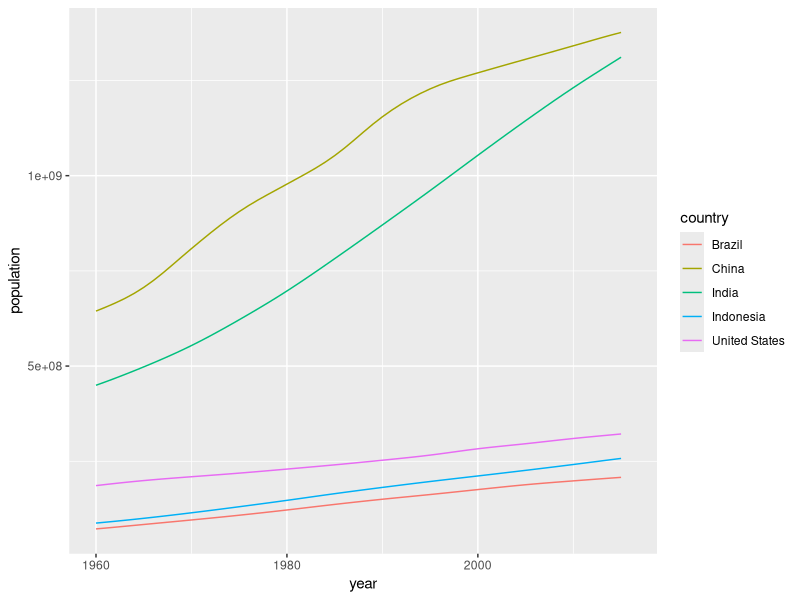
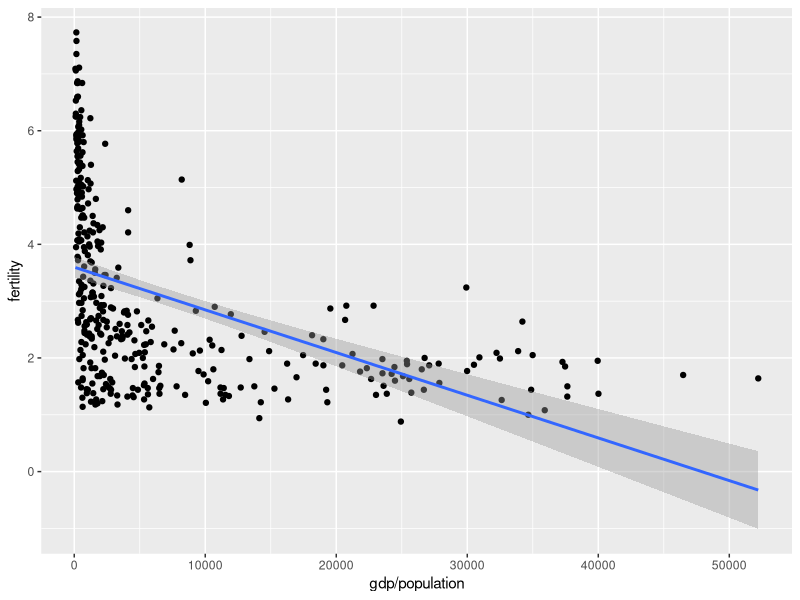
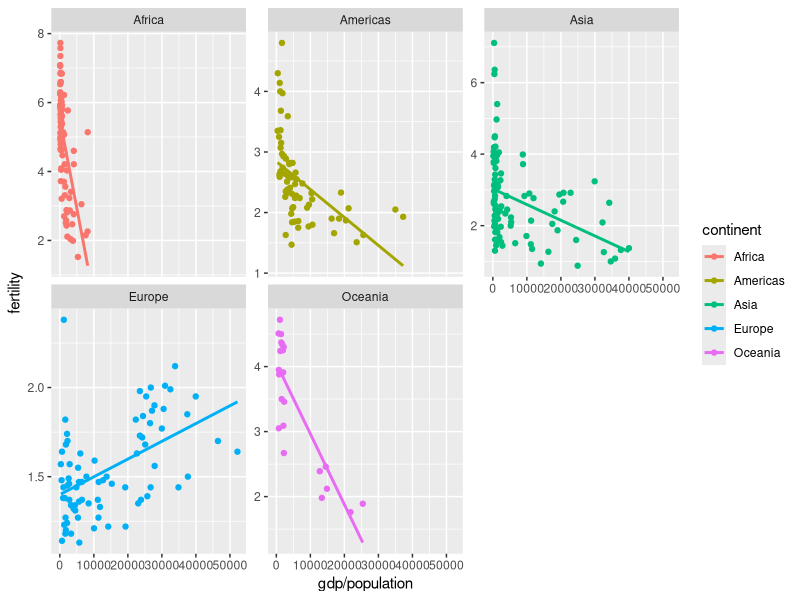
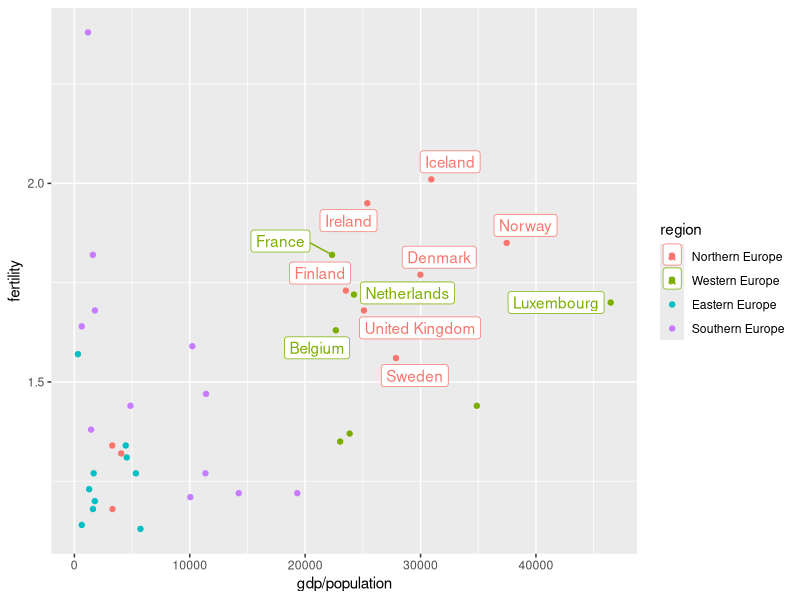

Source code (R) for these figures, in order:
install.packages("dslabs")
library(tidyverse)
library(dslabs) 
library(dplyr)

# After you have loaded the dslabs package, you can access the data stored in `gapminder`. Let's look at the top 5 lines 
gapminder %>% as_tibble() %>% 
  head(5)

gapminder %>% as_tibble() %>% 
  View()

gapminder %>% as_tibble() %>% 
  dim()
## Which five countries had the largest population size in 2015
top_5_pop_country <- gapminder %>% as_tibble() %>% 
  filter(year == 2015)%>%
  arrange(-population)%>%
  select(country)%>%
  head(5)%>% 
  pull()## why need pull()?
top_5_pop_country

## how has the population sizes in those countries changes since 1960?
gapminder %>% 
  filter(country %in% top_5_pop_country)%>%
  ggplot() +
  geom_line(mapping = aes(x = year, y = population, color = country))

## Question 2. Rank the following countries in infant mortality rate in 2015.
gapminder %>%
  filter(year==2015)%>%
  filter(country %in% c("Turkey", "Poland", "South Korea", "Russia", "Vietnam", "South Africa")) %>%
  arrange(infant_mortality) %>%
#   select(country, infant_mortality) %>% 
  knitr::kable()

## Question 3. What is the general relationship between per-capita GDP and fertility rate?
view(gapminder)
gapminder %>%
  filter(year==2010|year==2000) %>%
  ggplot(aes(y=fertility, x=gdp/population)) +
  geom_point() +
  geom_smooth(se=TRUE, method = "lm")

## Question 4. If you break down the relationship between per-capita GDP and fertility rate by continent, which continent (or regions) stands out as an outlier? (Bonus question: why might this be?)
gapminder %>%
  filter(year==2000|year==2010) %>%
  ggplot(aes(y=fertility, x=gdp/population, color=continent)) +
  geom_point() +
  geom_smooth(se=F, method = "lm") +
  facet_wrap(~continent, scales = "free_y")
##Europe is different,The fertility rate increases as gdp increases


eu_2000 <- gapminder %>%
  filter(year==2000, continent == "Europe") 
eu_2000 %>%
  filter(fertility > 1.5, gdp/population > 20000) %>%
  ggplot(aes(y=fertility, x=gdp/population, color=region)) +
  ggrepel::geom_label_repel(aes(label=country)) +
  geom_point(data=eu_2000)
